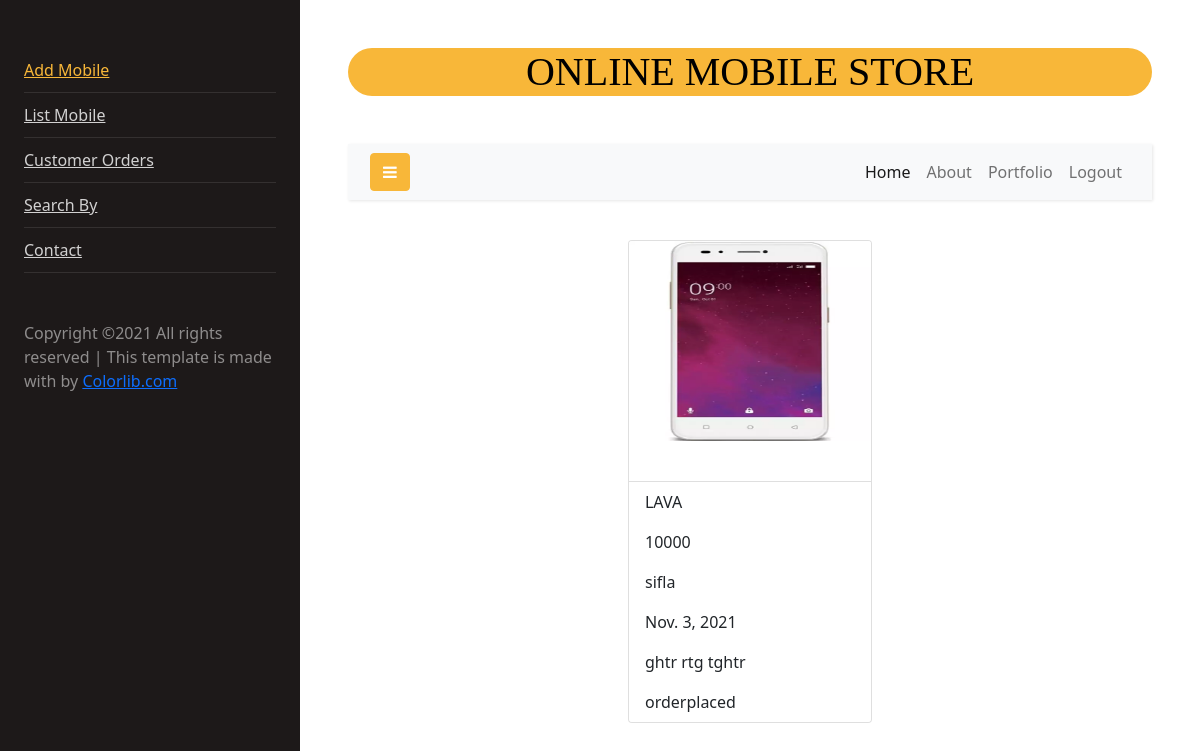
The page /mobilestore/customerorderview1 (signed in) on the database its author committed.
### mobile/models.py (models this page shows, shortened)
class Orders(models.Model):
    item=models.ForeignKey(Cart,on_delete=models.CASCADE)
    user=models.CharField(max_length=40)
    address=models.CharField(max_length=100)
    order_date=models.DateField(auto_now_add=True)
    options=(
        ("orderplaced","orderplaced"),
        ("dispatch","dispatch"),
        ("intransit","intransit"),
        ("delivered","delivered"),
        ("order_cancelled","order_cancelled")
    )
    status=models.CharField(max_length=100,choices=options,default="orderplaced")
    delivery_date=models.DateField(null=True,blank=True)

class Cart(models.Model):
    item=models.ForeignKey(Mobile,on_delete=models.CASCADE)
    user=models.ForeignKey(User,on_delete=models.CASCADE)
    options=(
        ("incart","incart"),
        ("cancelled","cancelled"),
        ("order placed","order placed")
    )
    status=models.CharField(max_length=100,choices=options,default="incart")

class Mobile(models.Model):
    mobile_name=models.CharField(max_length=100)
    model=models.CharField(unique=True,max_length=100)
    colour=models.CharField(max_length=100)
    storage=models.PositiveIntegerField(max_length=3)
    copies=models.PositiveIntegerField(max_length=100)
    price=models.PositiveIntegerField(max_length=100,default=100)
    image=models.ImageField(upload_to="images",null=True)

### mobile/views.py (the view)
# urls.py: path("customerorderview<int:id>", views.DetailCusView.as_view(), name="cusorderview"),
@method_decorator(signin_required,name="dispatch")
class DetailCusView(DetailView):
    model = Orders
    template_name = "cus_order_view.html"
    context_object_name = "order"
    pk_url_kwarg = "id"

### mobile/templates/cus_order_view.html (shortened to what this page needs)
<!DOCTYPE html>
{%extends 'mobile/base.html'%}
{%block body_block%}
<html lang="en">
<head>
    <link href="https://cdn.jsdelivr.net/npm/bootstrap@5.1.3/dist/css/bootstrap.min.css" rel="stylesheet"
>
</head>
<body>
<div class="container">
    <div class="row">
        <div class="col-4"></div>
        <div class="col-4">
            <div class="card" style="width: 100%;">
                <img src="{{order.item.item.image.url}}" class="card-img-top" alt="..." width="200px" height="200px">
                <div class="card-body">
                </div>
                <ul class="list-group list-group-flush">
                    <li class="list-group-item">{{order.item.item.mobile_name}}</li>
                    <li class="list-group-item">{{order.item.item.price}}</li>
                    <li class="list-group-item">{{order.user}}</li>
                    <li class="list-group-item">{{order.order_date}}</li>
                    <li class="list-group-item">{{order.address}}</li>
                    <li class="list-group-item">{{order.status}}</li>
                </ul>
            </div>
        </div>
        <div class="col-4"></div>
    </div>
</div>
</body>
</html>
{%endblock%}

### rows shown on the page
Orders: item.item.image (picture), item.item.mobile_name "LAVA", item.item.price "10000", user "sifla", order_date "Nov. 3, 2021", address "ghtr rtg tghtr", status "orderplaced"
